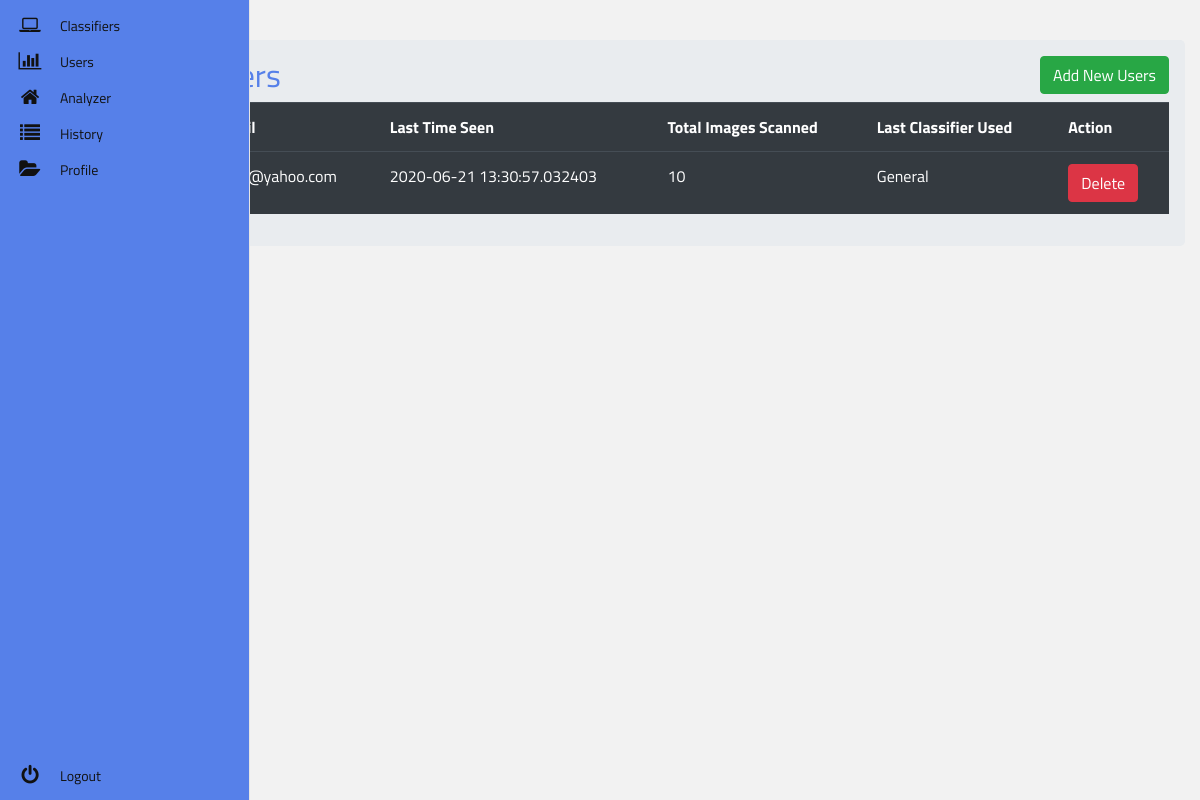
The app's page /users (signed in) with its own data.
### Launch.py (models this page shows, shortened)
class Users(UserMixin, db.Model):
    id = db.Column(db.Integer, primary_key=True)
    username = db.Column(db.String(100), nullable=False, unique=True, )
    email = db.Column(db.String(200), nullable=False, unique=True, )
    password = db.Column(db.String(1000), nullable=False)
    isAdmin = db.Column(db.Boolean, nullable=False)
    lastTimeSeen = db.Column(db.DateTime, nullable=True)
    TotalImagesScanned = db.Column(db.Integer, nullable=False)
    history = db.relationship('History', backref='user')  # TODO: Astea ar trebui sa fie lazy='dynamic'

### Launch.py (the view)
@app.route("/users")
@login_required
def users():
    if not current_user.isAdmin:
        return "<h1>Not authorized</h1>"
    userList = db.session.query(Users.id, Users.username, Users.email, Users.lastTimeSeen, Users.TotalImagesScanned,
                                Classifiers.name) \
        .outerjoin(History, History.userId == Users.id) \
        .outerjoin(Classifiers, Classifiers.id == History.classifierId) \
        .group_by(Users.username) \
        .filter(Users.isAdmin == 0) \
        .all()
    return render_template("usersPage.html", userList=userList)

### Launch.py (called while the page is built)
@login_manager.user_loader
def load_user(user_id):
    return Users.query.get(int(user_id))

### templates/usersPage.html (shortened to what this page needs)
<!DOCTYPE html>
<html lang="en">
<head>
    <link href="https://stackpath.bootstrapcdn.com/bootstrap/4.4.1/css/bootstrap.min.css"
 rel="stylesheet">
    <link href="/static/css/baseStyle.css" rel="stylesheet">
    <link href="/static/css/usersPage.css" rel="stylesheet">
</head>
<body>
{% include "navBars/adminNavBar.html" %}
<div class="container">
    <div class="row">
        <div class="col md-12">
            <div class="jumbotron p-3">
                <h2>
                    Manage users
                    <button class="btn btn-success float-right" data-target="#mymodal" data-toggle="modal"
                            type="button">Add New Users
                    </button>
                </h2>
                <table class="table table-hover table-dark">
                    <tr>
                        <th>Username</th>
                        <th>Email</th>
                        <th>Last Time Seen</th>
                        <th>Total Images Scanned</th>
                        <th>Last Classifier Used</th>
                        <th>Action</th>
                    </tr>
                    {% for user in userList %}
                    <tr>
                        <td>{{user.username}}</td>
                        <td>{{user.email}}</td>
                        <td>
                            {% if user.lastTimeSeen is not none %}
                            {{user.lastTimeSeen}}
                            {% else %}
                            Never
                            {% endif %}
                        </td>
                        <td>{{user.TotalImagesScanned}}</td>
                        <td>{{user.name}}</td>
                        <td>
                            <a class="btn btn-danger btn-xs" href="/usersDelete/{{user.id}}"
                               onclick="return confirm('Are You Sure To Delete ?')">Delete</a>
                        </td>
                    </tr>
                    {% endfor %}
                </table>
            </div>
        </div>
    </div>
</div>
</body>
</html>

### templates/navBars/adminNavBar.html (shortened to what this page needs)
<link href="/static/css/navBar.css" rel="stylesheet">
<nav class="main-menu">
    <ul>
        <li class="has-subnav">
            <a href="{{ url_for('classifiers') }}">
                <i class="fa fa-laptop fa-2x"></i>
            </a>
        </li>
        <li>
            <a href="{{ url_for('users') }}">
                <i class="fa fa-bar-chart-o fa-2x"></i>
            </a>
        </li>
        <li>
            <a href="{{ url_for('analyzer') }}">
                <i class="fa fa-home fa-2x"></i>
            </a>
        </li>
        <li class="has-subnav">
            <a href="{{ url_for('history') }}">
                <i class="fa fa-list fa-2x"></i>
            </a>
        </li>
        <li class="has-subnav">
            <a href="{{ url_for('profile') }}">
                <i class="fa fa-folder-open fa-2x"></i>
            </a>
        </li>
    </ul>
    <ul class="logout">
        <li>
            <a href="{{ url_for('logout') }}">
                <i class="fa fa-power-off fa-2x"></i>
            </a>
        </li>
    </ul>
</nav>

### static/css/baseStyle.css (style rules this page uses)
body { color: #5680E9; background-color: #F2F2F2; padding-left: 60px; font-size: 16px; font-family: 'Titillium Web', "Calibri Light"; }

### static/css/usersPage.css (style rules this page uses)
body { margin-top: 5vh; }

### static/css/navBar.css (style rules this page uses)
.fa-2x { font-size: 2em; }
.fa { position: relative; display: table-cell; width: 60px; height: 36px; text-align: center; vertical-align: middle; font-size: 20px; }
.main-menu { background: #5680E9; border-right: 1px solid #e5e5e5; position: fixed; top: 0; bottom: 0; height: 100%; left: 0; width: 60px; overflow: hidden; -webkit-transition: width .05s linear; transition: width .05s linear; -webkit-transform: translateZ(0) scale(1, 1); z-index: 1000; }
.main-menu > ul { margin: 7px 0; }
.main-menu li { position: relative; display: block; width: 250px; }
.main-menu li > a { position: relative; display: table; border-collapse: collapse; border-spacing: 0; color: #111111; font-family: arial; font-size: 14px; text-decoration: none; -webkit-transform: translateZ(0) scale(1, 1); -webkit-transition: all .1s linear; transition: all .1s linear; }
.main-menu > ul.logout { position: absolute; left: 0; bottom: 0; }
nav { -webkit-user-select: none; -moz-user-select: none; -ms-user-select: none; -o-user-select: none; user-select: none; }
nav ul, nav li { outline: 0; margin: 0; padding: 0; }

### records on screen
Users: email "User@yahoo.com", lastTimeSeen "2020-06-21 13:30:57.032403", TotalImagesScanned "10", name "General"
